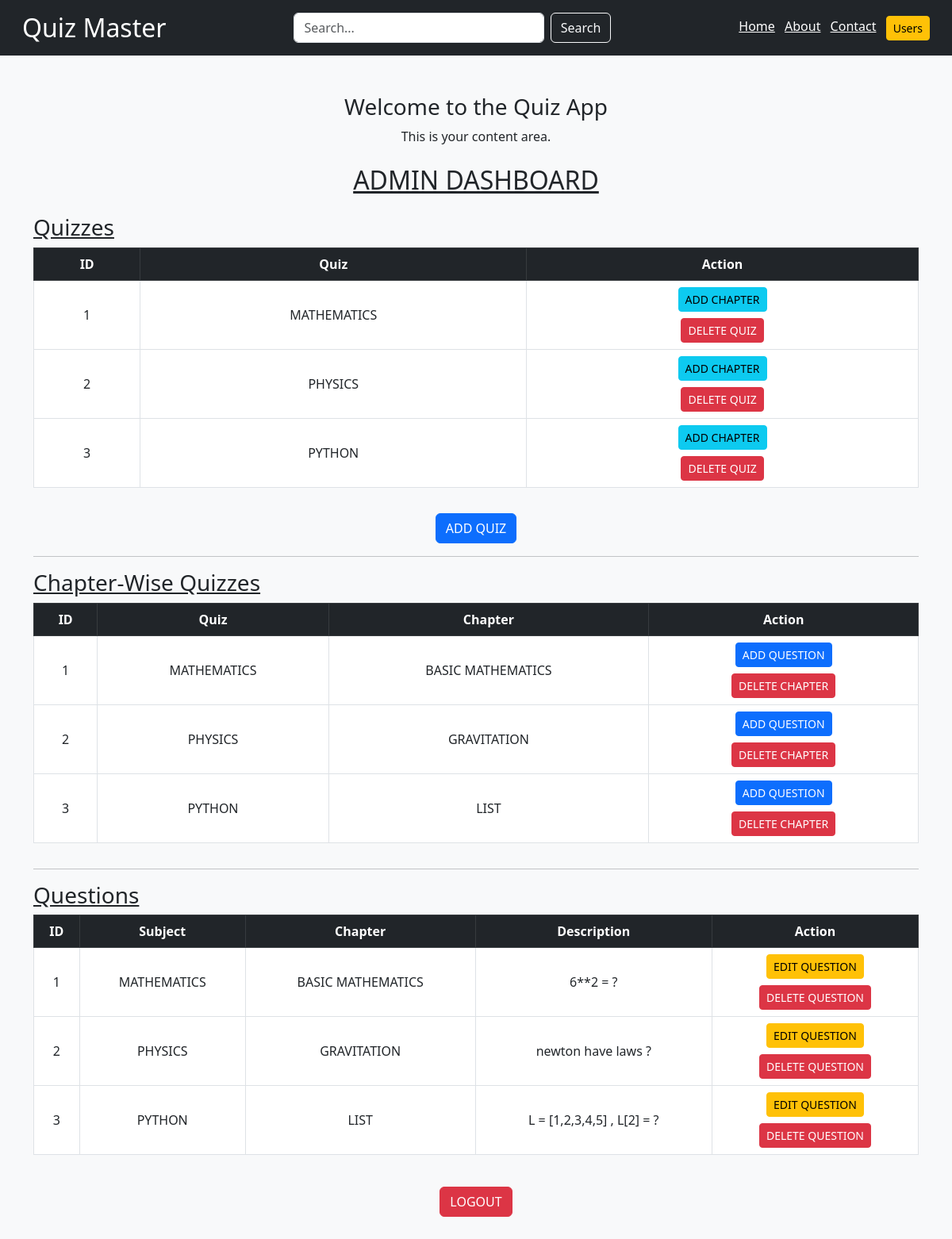
The app's page /admin/dashboard with its own data.
### app.py (models this page shows)
class Quiz(db.Model):
    id = db.Column(db.Integer , primary_key= True)
    title = db.Column(db.String(100) , nullable = False)
    chapters = db.relationship('Chapter' , backref = 'quiz' , lazy = True)

class Chapter(db.Model):
    id = db.Column(db.Integer , primary_key = True)
    title = db.Column(db.String(50) , nullable = False)
    quiz_id = db.Column(db.Integer , db.ForeignKey('quiz.id') , nullable = False)

class Question(db.Model):
    id = db.Column(db.Integer , primary_key = True)
    quiz_id = db.Column(db.Integer , db.ForeignKey('quiz.id') , nullable = False)
    chapter_id = db.Column(db.Integer , db.ForeignKey('chapter.id') , nullable = False)
    question_statement = db.Column(db.Text , nullable = True)
    question_image = db.Column(db.String(100), nullable=True)  # Optional image
    option_1 = db.Column(db.String(50) , nullable = False)
    option_2 = db.Column(db.String(50) , nullable = False)
    option_3 = db.Column(db.String(50) , nullable = False)
    option_4 = db.Column(db.String(50) , nullable = False)
    correct_option = db.Column(db.Integer , nullable = False)
    quiz = db.relationship('Quiz' , backref='questions')
    chapter = db.relationship('Chapter' , backref='questions')

### app.py (the view)
@app.route('/admin/dashboard')
def admin_dashboard():
    if 'admin_id' not in session:
        redirect('/admin/login')
    search_query = request.args.get('search' ,'').strip().lower()
    if search_query:
        quizzes = Quiz.query.filter(
            Quiz.title.ilike(f'%{ search_query }%')
        ).all()
    else:
        quizzes = Quiz.query.all()
    chapters = Chapter.query.filter(Chapter.quiz_id.in_([q.id for q in quizzes])).all()
    questions = Question.query.filter(Question.quiz_id.in_([q.id for q in quizzes])).all()
    return render_template('admin_dashboard.html' , quizzes=quizzes , chapters=chapters , questions=questions, search_query=search_query)

### templates/admin_dashboard.html (shortened to what this page needs)
<!DOCTYPE html>
<html lang="en">
<head>
  <link href="https://cdn.jsdelivr.net/npm/bootstrap@5.3.0/dist/css/bootstrap.min.css" rel="stylesheet">
</head>
<body class="bg-light">
  <header class="bg-dark text-white p-3">
    <div class="container-fluid d-flex flex-wrap justify-content-between align-items-center">
      <h2 class="mb-2 mb-md-0">Quiz Master</h2>
      <form class="d-flex mx-3 flex-grow-1" role="search" style="max-width:400px;">
        <input type="text" class="form-control me-2" name="search" value="{{ search_query }}" placeholder="Search...">
        <button class="btn btn-outline-light" type="submit">Search</button>
      </form>
      <nav class="mt-2 mt-md-0">
        <a href="/" class="text-white me-2">Home</a>
        <a href="/about" class="text-white me-2">About</a>
        <a href="/contact" class="text-white me-2">Contact</a>
        <a href="/admin/users" class="btn btn-warning btn-sm">Users</a>
      </nav>
    </div>
  </header>
  <div class="container my-5">
    <h3 class="text-center">Welcome to the Quiz App</h3>
    <p class="text-center">This is your content area.</p>
    <h2 class="text-center my-4"><u>ADMIN DASHBOARD</u></h2>
    <h3><u>Quizzes</u></h3>
    <div class="table-responsive">
      <table class="table table-bordered align-middle text-center">
        <thead class="table-dark">
          <tr>
            <th>ID</th>
            <th>Quiz</th>
            <th>Action</th>
          </tr>
        </thead>
        <tbody>
          {% for quiz in quizzes %}
          <tr>
            <td>{{ quiz.id }}</td>
            <td>{{ quiz.title }}</td>
            <td>
              <a href="/add/chapter/{{ quiz.id }}" class="btn btn-info btn-sm mb-2">ADD CHAPTER</a><br>
              <a href="/delete/quiz/{{ quiz.id }}" class="btn btn-danger btn-sm">DELETE QUIZ</a>
            </td>
          </tr>
          {% endfor %}
        </tbody>
      </table>
    </div>
    <div class="text-center my-3">
      <a href="/add/quiz" class="btn btn-primary">ADD QUIZ</a>
    </div>
    <hr>
    <h3><u>Chapter-Wise Quizzes</u></h3>
    <div class="table-responsive">
      <table class="table table-bordered align-middle text-center">
        <thead class="table-dark">
          <tr>
            <th>ID</th>
            <th>Quiz</th>
            <th>Chapter</th>
            <th>Action</th>
          </tr>
        </thead>
        <tbody>
          {% for chapter in chapters %}
          <tr>
            <td>{{ chapter.id }}</td>
            <td>{{ chapter.quiz.title }}</td>
            <td>{{ chapter.title }}</td>
            <td>
              <a href="/add/question/{{ chapter.quiz.id }}/{{ chapter.id }}" class="btn btn-primary btn-sm mb-2">ADD QUESTION</a><br>
              <a href="/delete/chapter/{{ chapter.id }}" class="btn btn-danger btn-sm">DELETE CHAPTER</a>
            </td>
          </tr>
          {% endfor %}
        </tbody>
      </table>
    </div>
    <hr>
    <h3><u>Questions</u></h3>
    <div class="table-responsive">
      <table class="table table-bordered align-middle text-center">
        <thead class="table-dark">
          <tr>
            <th>ID</th>
            <th>Subject</th>
            <th>Chapter</th>
            <th>Description</th>
            <th>Action</th>
          </tr>
        </thead>
        <tbody>
          {% for question in questions %}
          <tr>
            <td>{{ question.id }}</td>
            <td>{{ question.quiz.title }}</td>
            <td>{{ question.chapter.title }}</td>
            <td>{{ question.question_statement }}</td>
            <td>
              <a href="/edit/question/{{ question.id }}" class="btn btn-warning btn-sm mb-2">EDIT QUESTION</a><br>
              <a href="/delete/question/{{ question.id }}" class="btn btn-danger btn-sm">DELETE QUESTION</a>
            </td>
          </tr>
          {% endfor %}
        </tbody>
      </table>
    </div>
    <div class="text-center mt-4">
      <a href="/admin/login" class="btn btn-danger">LOGOUT</a>
    </div>
  </div>
</body>
</html>

### records on screen
Quiz: id "1", title "MATHEMATICS"
Quiz: id "2", title "PHYSICS"
Quiz: id "3", title "PYTHON"
Chapter: id "1", quiz "MATHEMATICS", title "BASIC MATHEMATICS"
Chapter: id "2", quiz "PHYSICS", title "GRAVITATION"
Chapter: id "3", quiz "PYTHON", title "LIST"
Question: id "1", quiz "MATHEMATICS", chapter "BASIC MATHEMATICS", question_statement "6**2 = ?"
Question: id "2", quiz "PHYSICS", chapter "GRAVITATION", question_statement "newton have laws ?"
Question: id "3", quiz "PYTHON", chapter "LIST", question_statement "L = [1,2,3,4,5] , L[2] = ?"
